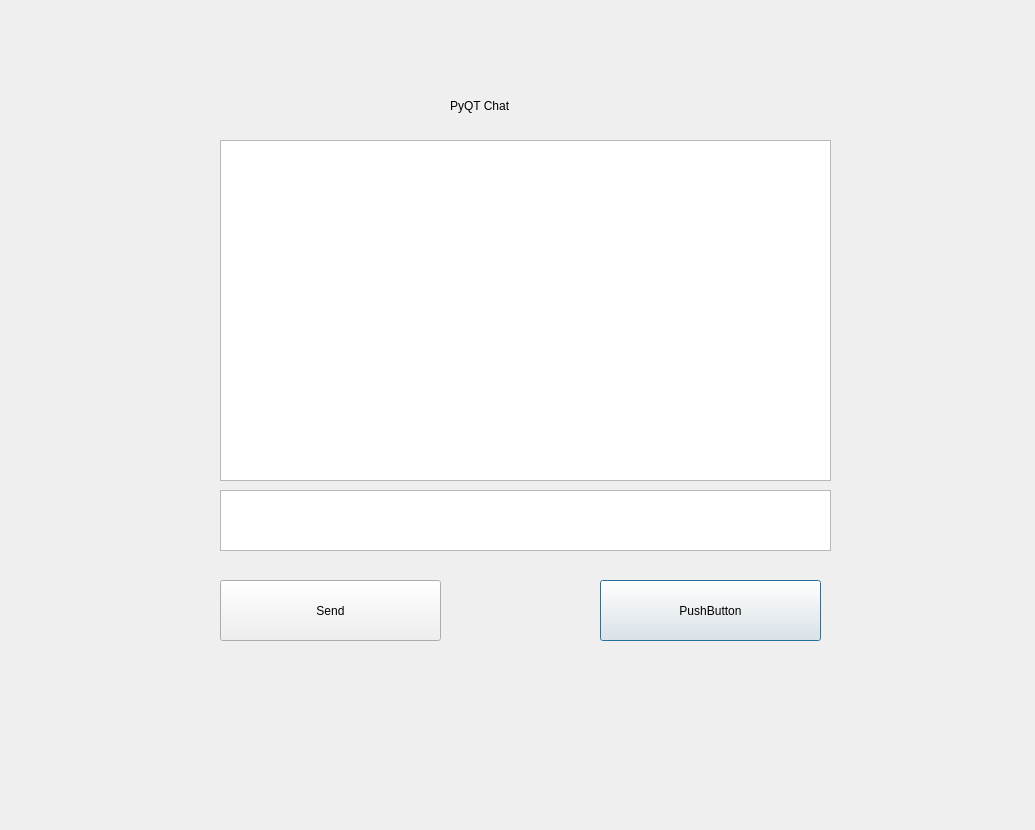
<?xml version="1.0" encoding="UTF-8"?>
<ui version="4.0">
 <class>Dialog</class>
 <widget class="QDialog" name="Dialog">
  <property name="geometry">
   <rect>
    <x>0</x>
    <y>0</y>
    <width>1035</width>
    <height>830</height>
   </rect>
  </property>
  <property name="windowTitle">
   <string>Dialog</string>
  </property>
  <widget class="QTextEdit" name="textEdit">
   <property name="geometry">
    <rect>
     <x>220</x>
     <y>490</y>
     <width>611</width>
     <height>61</height>
    </rect>
   </property>
  </widget>
  <widget class="QPushButton" name="pushButton">
   <property name="geometry">
    <rect>
     <x>600</x>
     <y>580</y>
     <width>221</width>
     <height>61</height>
    </rect>
   </property>
   <property name="text">
    <string>PushButton</string>
   </property>
  </widget>
  <widget class="QPushButton" name="pushButton_2">
   <property name="geometry">
    <rect>
     <x>220</x>
     <y>580</y>
     <width>221</width>
     <height>61</height>
    </rect>
   </property>
   <property name="text">
    <string>Send</string>
   </property>
  </widget>
  <widget class="QTextBrowser" name="textBrowser">
   <property name="geometry">
    <rect>
     <x>220</x>
     <y>140</y>
     <width>611</width>
     <height>341</height>
    </rect>
   </property>
  </widget>
  <widget class="QLabel" name="label">
   <property name="geometry">
    <rect>
     <x>450</x>
     <y>80</y>
     <width>151</width>
     <height>51</height>
    </rect>
   </property>
   <property name="text">
    <string>PyQT Chat</string>
   </property>
  </widget>
 </widget>
 <resources/>
 <connections/>
</ui>
